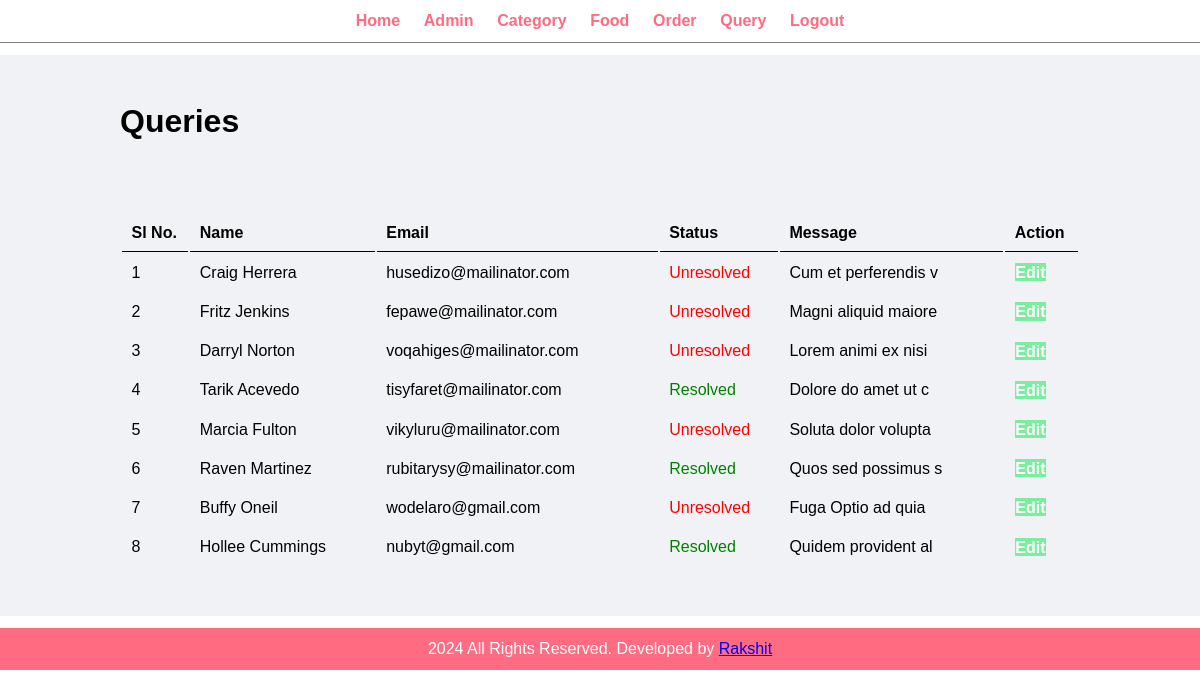
Page /admin/manage-query.php (signed in) on the committed database.
### tables this page shows
CREATE TABLE `tbl_query` (
  `id` int(10) UNSIGNED NOT NULL,
  `name` varchar(150) NOT NULL,
  `email` varchar(150) NOT NULL,
  `status` varchar(20) NOT NULL,
  `message` text NOT NULL
);

### admin/manage-query.php (the view, shortened to what this page needs)
<?php include('snippets/menu.php'); ?>
<div class="main-content">
    <div class="wrapper">
        <h1>Queries</h1>
        <br><br>
        <br><br>
        <table class="tbl-full">
            <tr>
                <th>Sl No.</th>
                <th>Name</th>
                <th>Email</th>
                <th>Status</th>
                <th>Message</th>
                <th>Action</th>
            </tr>
            <?php
                $sql = "SELECT * FROM tbl_query ORDER BY id DESC";
                $res = mysqli_query($conn, $sql);
                $count = mysqli_num_rows($res);
                $sn = 1;
                if($count > 0)
                {
                    while($row = mysqli_fetch_assoc($res))
                    {
                        $id = $row['id'];
                        $name = $row['name'];
                        $email = $row['email'];
                        $status = $row['status'];
                        $message = $row['message'];
                        ?>
                        <tr>
                            <td><?php echo $sn++; ?></td>
                            <td><?php echo $name; ?></td>
                            <td><?php echo $email; ?></td>
                            <td>
                                <?php
                                    if($status == "Resolved")
                                        echo "<label style='color: green;'>$status</label>";
                                    else
                                        echo "<label style='color: red;'>$status</label>";
                                ?>
                            </td>
                            <td><?php echo $message; ?></td>
                            <td><a href="<?php echo SITEURL; ?>admin/update-query.php?id=<?php echo $id; ?>" class="btn-secondary">Edit</a></td>
                        </tr>
                        <?php
                    }
                }
                else
                {
                    echo "<tr><td colspan='6' class='error text-center'>Queries Not Available.</td></tr>";
                }
            ?>
        </table>
    </div>
</div>
<?php include('snippets/footer.php'); ?>

### css/admin.css (style rules this page uses)
* { margin: 0; padding: 0; font-family: Arial, Helvetica, sans-serif; }
.wrapper { padding: 1%; width: 80%; margin: 0 auto; }
.tbl-full { width: 100%; }
table tr th { border-bottom: 1px solid black; padding: 1%; text-align: left; }
table tr td { padding: 1%; }
.btn-secondary { background-color: #7bed9f; padding: 1%; color: white; text-decoration: none; font-weight: bold; border: none; }
.main-content { margin: 1% 0; background-color: #f1f2f6; padding: 3% 0; }

### rows in the picture
tbl_query: name "Craig Herrera", email "husedizo@mailinator.com", status "Unresolved", message "Cum et perferendis v"
tbl_query: name "Fritz Jenkins", email "fepawe@mailinator.com", status "Unresolved", message "Magni aliquid maiore"
tbl_query: name "Darryl Norton", email "voqahiges@mailinator.com", status "Unresolved", message "Lorem animi ex nisi"
tbl_query: name "Tarik Acevedo", email "tisyfaret@mailinator.com", status "Resolved", message "Dolore do amet ut c"
tbl_query: name "Marcia Fulton", email "vikyluru@mailinator.com", status "Unresolved", message "Soluta dolor volupta"
tbl_query: name "Raven Martinez", email "rubitarysy@mailinator.com", status "Resolved", message "Quos sed possimus s"
tbl_query: name "Buffy Oneil", email "wodelaro@gmail.com", status "Unresolved", message "Fuga Optio ad quia"
tbl_query: name "Hollee Cummings", email "nubyt@gmail.com", status "Resolved", message "Quidem provident al"
